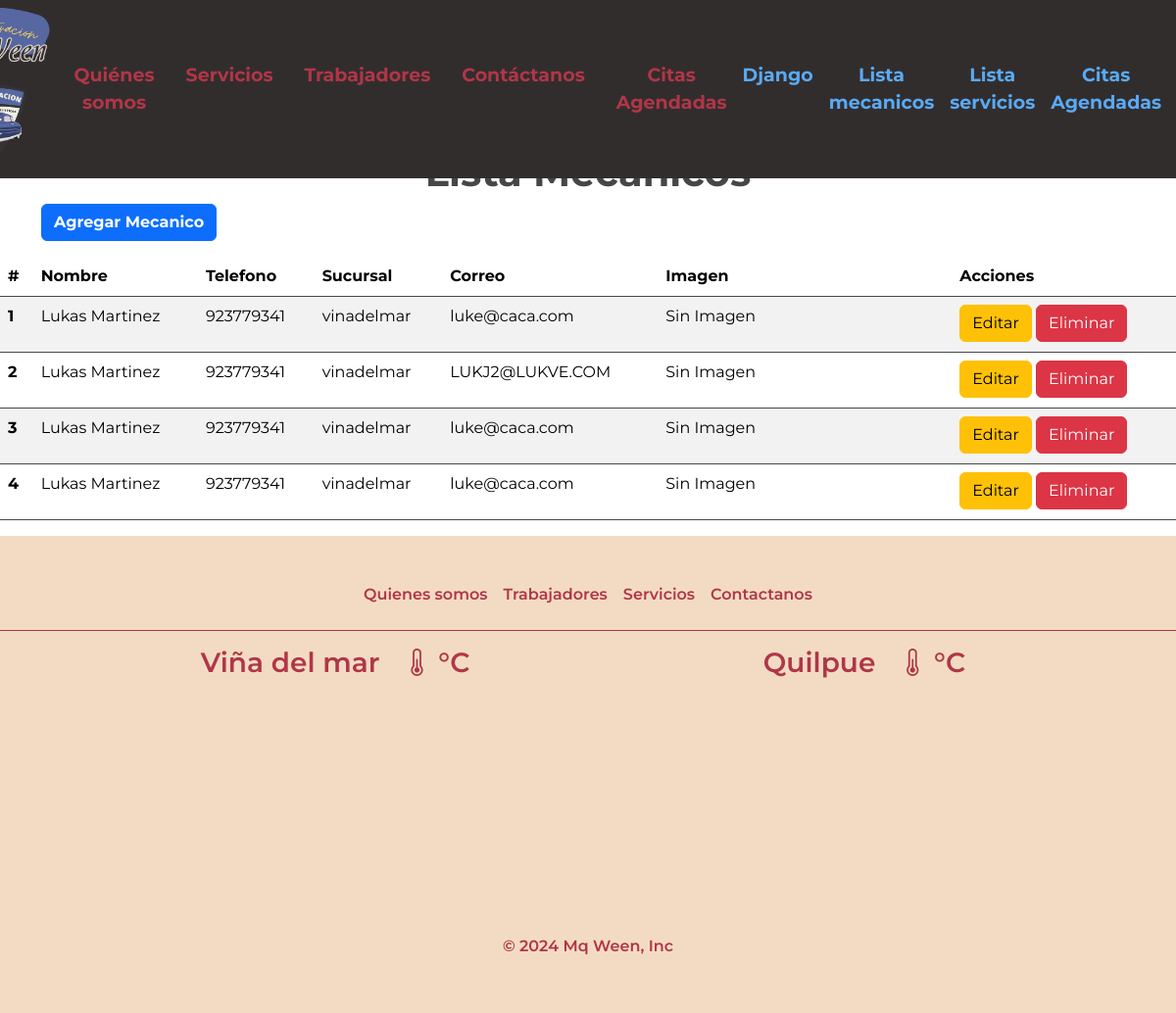
/mecanico_list (signed in), run on an earlier commit of the app's database.
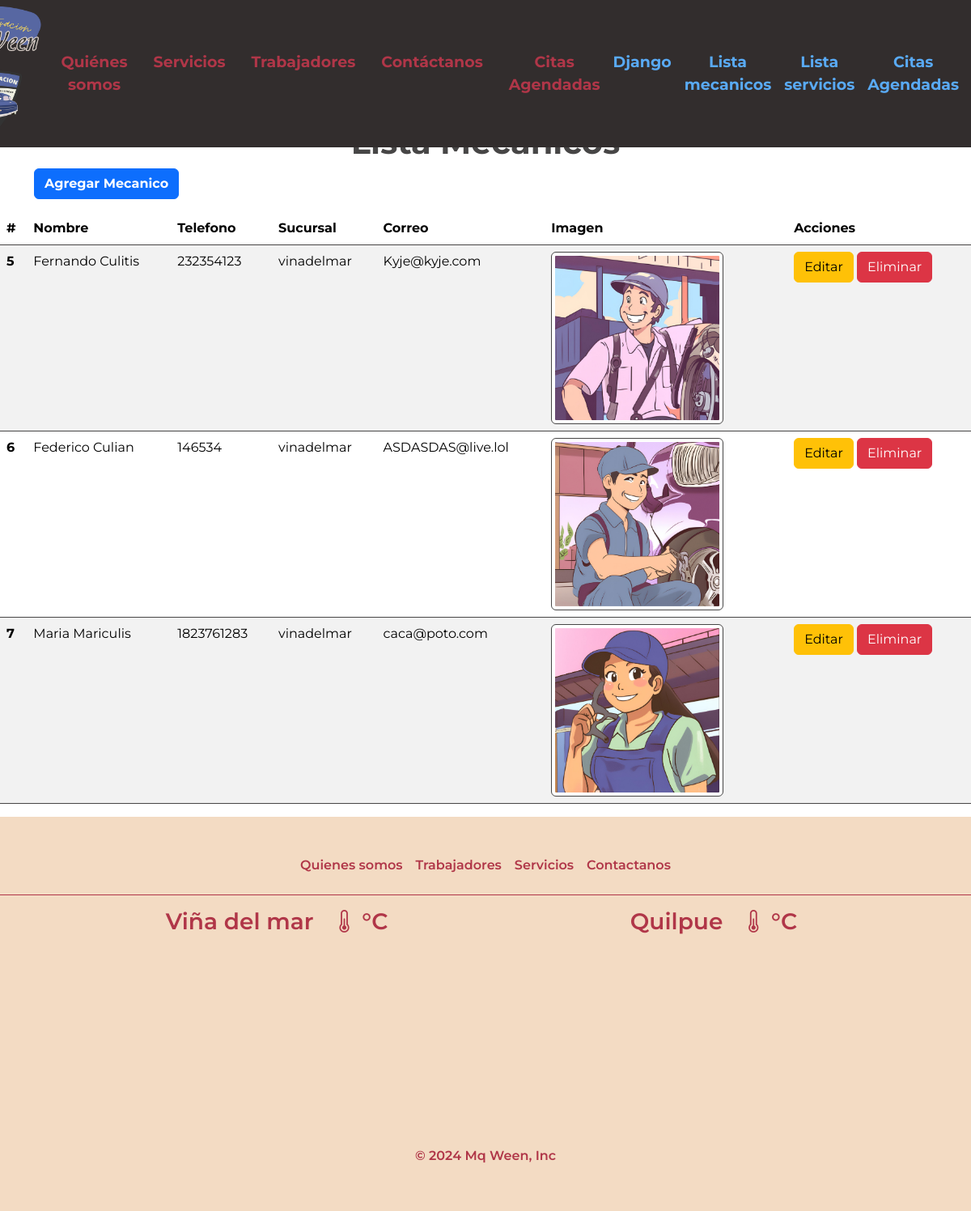
And on a later commit of the database.
### base/models.py (models this page shows, shortened)
class mecanico(models.Model):
    id_mecanico = models.AutoField(primary_key=True)
    nombre = models.CharField(max_length=50)
    apellido = models.CharField(max_length=50)
    telefono = models.IntegerField(validators=[MaxValueValidator(9999999999)])
    correo = models.CharField(max_length=50)
    sucursal = models.CharField(max_length=50,null=True, blank=True)
    especialidad = models.CharField(max_length=50)
    experiencia = models.CharField(max_length=50)
    descripcion = models.TextField(null=True, blank=True)
    imagen = models.ImageField(upload_to='mecanicos', null=True, blank=True)
    def __str__(self):
        return self.nombre + ' ' + self.apellido

### base/views.py (the view)
# urls.py: path('mecanico_list', views.mecanico_list, name='mecanico_list'),
@login_required
def mecanico_list(request):
    mecanicos = mecanico.objects.all()
    context = {
        "mecanicos":mecanicos,
        "soy_admin" :soy_admin(request.user)
    }
    return render(request, 'base/mecanico_list.html', context)

### base/views.py (called while the page is built)
def soy_admin(user):
    return user.is_authenticated and (user.is_staff or user.is_superuser)

### base/templates/base/mecanico_list.html (shortened to what this page needs)
{% extends '../base.html' %}
{% load static %}
{% block content %}
    <section style="height: 100%; margin-top: 5rem; background-color: var(--blanco);">
        <div class="container mb-3 mt-5 pt-4 flex-column align-items-center justify-content-center">
            <div>
                <h1 class="mt-5 text-center fw-bold" style="color: var(--gris);">Lista Mecanicos</h1>
            </div>
            <div>
                <a href="{% url 'mecanico_add_no_id' %}" class="btn btn-primary fw-bold texto-color">Agregar Mecanico</a>
            </div>
        </div>
        <div class="table-responsive">
            <table class="table table-striped table-hover">
                <thead class="thead-dark">
                    <tr>
                        <th scope="col">#</th>
                        <th scope="col">Nombre</th>
                        <th scope="col">Telefono</th>
                        <th scope="col">Sucursal</th>
                        <th scope="col">Correo</th>
                        <th scope="col">Imagen</th>
                        <th scope="col">Acciones</th>
                    </tr>
                </thead>
                <tbody>
                    {% for mecanico in mecanicos %}
                        <tr>
                            <th scope="row">{{ mecanico.id_mecanico }}</th>
                            <td>{{ mecanico }}</td>
                            <td>{{ mecanico.telefono }}</td>
                            <td>{{ mecanico.sucursal }}</td>
                            <td>{{ mecanico.correo }}</td>
                            <td class="w-25">
                                {% if mecanico.imagen %}
                                    <img class="img-thumbnail w-75" src="{{ mecanico.imagen.url }}" alt="Imagen del mecanico">
                                {% else %}
                                    <p>Sin Imagen</p>
                                {% endif %}</td>
                            <td>
                                <a href="{% url 'mecanico_add' mecanico.id_mecanico %}"  class="btn btn-warning">Editar</a>
                                <a href="{% url 'mecanico_delete' mecanico.id_mecanico %}" class="btn btn-danger">Eliminar</a>
                            </td>
                        </tr>
                    {% endfor %}
                </tbody>
            </table>
        </div>
    </section>
    {% endblock %}

### base/templates/base.html (shortened to what this page needs)
{% load static %}
<!DOCTYPE html>
<html>
<head>
    <link href="https://cdn.jsdelivr.net/npm/bootstrap@5.3.3/dist/css/bootstrap.min.css" rel="stylesheet"
 />
    <link href="https://cdn.jsdelivr.net/npm/bootstrap-icons@1.7.2/font/bootstrap-icons.css" rel="stylesheet">
    {% if user.is_staff or user.is_superuser %}
    <link rel="stylesheet" href="{% static 'css/base_admin.css' %}">
    <link rel="stylesheet" href="{% static 'css/base.css' %}">
    {% else %}
    <link rel="stylesheet" href="{% static 'css/base.css' %}">
    {% endif %}
</head>
<body>
    <header id="navbar">
        <nav
            class="{% if soy_admin %}bg-body-tertiary-admin{% else %}bg-body-tertiary{% endif %} navbar navbar-expand-lg">
            <div class="container-fluid">
                <div class="d-flex flex-row align-items-center">
                    {% if user.is_staff or user.is_superuser %}
                    <div class="logo-container mr-auto ml-auto">
                        <a href="{% url 'index' %}"><img src="{% static 'img/logo-nombre-admin.png' %}" class="w-auto"
                                alt="logo-nombre-admin" /></a>
                        <a href="{% url 'index' %}"><img src="{% static 'img/logo-bar-admin.png' %}" class="w-auto"
                                alt="logo-empresa-admin" /></a>
                    </div>
                    {% endif %}
                </div>
                <div class="collapse navbar-collapse" id="navbarSupportedContent">
                    <ul class="navbar-nav me-auto fw-bold text-center">
                        <li class="nav-item">
                            <a class="nav-link fw-bold ms-5 me-2 my-2" href="{% url 'nosotros' %}">Quiénes somos</a>
                        </li>
                        <li class="nav-item">
                            <a class="nav-link fw-bold m-2" href="{% url 'servicios' %}">Servicios</a>
                        </li>
                        <li class="nav-item">
                            <a class="nav-link fw-bold m-2" href="{% url 'trabajadores' %}">Trabajadores</a>
                        </li>
                        <li class="nav-item">
                            <a class="nav-link fw-bold m-2" href="{% url 'contacto' %}">Contáctanos</a>
                        </li>
                    </ul>
                    <ul class="navbar-nav fw-bold text-center m-2">
                        {% if user.is_authenticated %}
                            {% if user.cliente_user %}
                                <li class="nav-item">
                                    <a class="nav-link" href="{% url 'citas' %}">Citas Agendadas</a>
                                </li>
                            {% endif %}
                        {% endif %}
                        {% if user.is_authenticated %}
                            {% if user.is_staff or user.is_superuser %}
                                <li class="nav-item">
                                    <a class="nav-link nav-link-admin" href="{% url 'admin:index' %}">Django</a>
                                </li>
                                <li class="nav-item">
                                    <a class="nav-link nav-link-admin" href="{% url 'mecanico_list' %}">Lista mecanicos</a>
                                </li>
                                <li class="nav-item">
                                    <a class="nav-link nav-link-admin" href="{% url 'servicio_list' %}">Lista servicios</a>
                                </li>
                                <li class="nav-item">
                                    <a class="nav-link nav-link-admin" href="{% url 'citas_admin' %}">Citas Agendadas</a>
                                </li>
                            {% endif %}
                            <li class="nav-item">
                                <a class="nav-link nav-link-admin" href="#"
                                    onclick="event.preventDefault(); document.getElementById('logout-form').submit();">Cerrar
                                    sesión</a>
                            </li>
                        {% endif %}
                    </ul>
                </div>
            </div>
        </nav>
    </header>
    <div>
        {% block content %}{% endblock %}
    </div>
    <footer class="py-3 my-4">
        <ul class="nav justify-content-center border-bottom pb-3 mb-3">
            <li class="nav-item"><a class="nav-link px-2 text-muted texto-footer" href="{% url 'nosotros' %}">Quienes
                    somos</a></li>
            <li class="nav-item"><a class="nav-link px-2 text-muted texto-footer"
                    href="{% url 'trabajadores' %}">Trabajadores</a></li>
            <li class="nav-item"><a class="nav-link px-2 text-muted texto-footer"
                    href="{% url 'contacto' %}">Servicios</a>
            </li>
            <li class="nav-item"><a class="nav-link px-2 text-muted texto-footer"
                    href="{% url 'contacto' %}">Contactanos</a>
            </li>
        </ul>
        <div class="contenedor-maps">
            <div id="map-container">
                <div class="d-flex flex-row justify-content-center">
                    <h3 class="texto-footer px-4">Viña del mar</h3>
                    <h3 class="texto-footer"><i class="bi bi-thermometer-half"></i> °C</h3>
                </div>
                <div id="map"></div>
            </div>
            <div id="map-container">
                <div class="d-flex flex-row justify-content-center">
                    <h3 class="texto-footer px-4">Quilpue</h3>
                    <h3 class="texto-footer"><i class="bi bi-thermometer-half"></i> °C</h3>
                </div>
                <div id="map2"></div>
            </div>
        </div>
        <p class="text-center text-muted texto-footer mt-4">© 2024 Mq Ween, Inc</p>
    </footer>
</body>
</html>

### base/static/css/base_admin.css (style rules this page uses)
.bg-body-tertiary-admin { background-color: var(--negro) !important; }
.nav-link-admin { color: var(--azul) !important; }
header .logo-container img { max-width: 140px !important; margin-right: -40px !important; }

### base/static/css/base.css (style rules this page uses)
:root { --rojo: #b03648 !important; --gris: #474646 !important; --piel: #f3dbc3 !important; --amarillo: #dfdf96 !important; --purpura: #612CEE !important; --verde: #5FD315 !important; --celeste: #26CAC0 !important; --naranja: #FF7F50 !important; --azul: #59aaf5 !important; --rosa: #FF1493 !important; --blanco: #FFFFFF !important; --negro: #322D2D !important; --bs-border-color: var(--gris) !important; }
html { font-size: 100%; box-sizing: border-box; }
*, *:before, *:after { box-sizing: inherit; }
* { box-sizing: border-box; text-decoration: none; margin: 0; padding: 0; font-family: 'Montserrat',sans-serif; }
body { margin: 0; background-color: var(--piel); }
ul { list-style: none; }
.contenedor-maps { display: flex; justify-content: space-evenly; }
#map-container { width: 35%; height: 270px; overflow: hidden; text-align: center; }
#map,#map2 { height: 100%; width: 100%; position: static; }
.navbar-nav .nav-link { font-size: 19px; color: var(--rojo); }
#navbar { top: 0; position: fixed; z-index: 1000; width: 100%; transition: 1s; }
header .logo-container img { max-width: 100px; margin-right: -20px; }
header .container-fluid { justify-content: center !important; }
footer { background-color: var(--piel); }
.texto-footer { color: var(--rojo) !important; font-weight: 600; }
.border-bottom { border-bottom: 1px solid var(--rojo) !important; }

What changed in the data, as far as the page shows it:
removed mecanico: id_mecanico "1", nombre+apellido "Lukas Martinez", telefono "923779341", sucursal "vinadelmar", correo "luke@caca.com", imagen "Sin Imagen"
removed mecanico: id_mecanico "2", nombre+apellido "Lukas Martinez", telefono "923779341", sucursal "vinadelmar", correo "LUKJ2@LUKVE.COM", imagen "Sin Imagen"
removed mecanico: id_mecanico "3", nombre+apellido "Lukas Martinez", telefono "923779341", sucursal "vinadelmar", correo "luke@caca.com", imagen "Sin Imagen"
removed mecanico: id_mecanico "4", nombre+apellido "Lukas Martinez", telefono "923779341", sucursal "vinadelmar", correo "luke@caca.com", imagen "Sin Imagen"
added mecanico: id_mecanico "5", nombre+apellido "Fernando Culitis", telefono "232354123", sucursal "vinadelmar", correo "Kyje@kyje.com", imagen (picture)
added mecanico: id_mecanico "6", nombre+apellido "Federico Culian", telefono "146534", sucursal "vinadelmar", correo "ASDASDAS@live.lol", imagen (picture)
added mecanico: id_mecanico "7", nombre+apellido "Maria Mariculis", telefono "1823761283", sucursal "vinadelmar", correo "caca@poto.com", imagen (picture)
